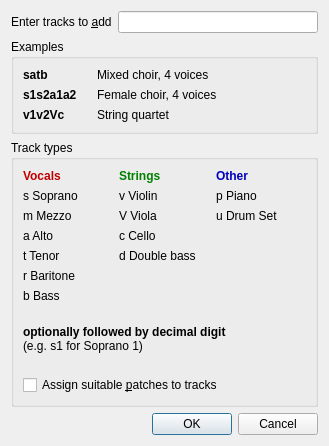
<?xml version="1.0" encoding="UTF-8"?>
<ui version="4.0">
 <class>TrackWizardDialog</class>
 <widget class="QDialog" name="TrackWizardDialog">
  <property name="geometry">
   <rect>
    <x>0</x>
    <y>0</y>
    <width>319</width>
    <height>426</height>
   </rect>
  </property>
  <property name="sizePolicy">
   <sizepolicy hsizetype="Preferred" vsizetype="Preferred">
    <horstretch>0</horstretch>
    <verstretch>0</verstretch>
   </sizepolicy>
  </property>
  <property name="minimumSize">
   <size>
    <width>0</width>
    <height>0</height>
   </size>
  </property>
  <property name="windowTitle">
   <string>Track Wizard</string>
  </property>
  <property name="locale">
   <locale language="English" country="UnitedStates"/>
  </property>
  <layout class="QVBoxLayout" name="verticalLayout">
   <property name="sizeConstraint">
    <enum>QLayout::SetFixedSize</enum>
   </property>
   <item>
    <layout class="QHBoxLayout" name="horizontalLayout">
     <item>
      <widget class="QLabel" name="labelEnterTracksToAdd">
       <property name="locale">
        <locale language="English" country="UnitedStates"/>
       </property>
       <property name="text">
        <string>Enter tracks to &amp;add</string>
       </property>
       <property name="buddy">
        <cstring>lineEditTracksToAdd</cstring>
       </property>
      </widget>
     </item>
     <item>
      <widget class="QLineEdit" name="lineEditTracksToAdd">
       <property name="minimumSize">
        <size>
         <width>200</width>
         <height>0</height>
        </size>
       </property>
      </widget>
     </item>
    </layout>
   </item>
   <item>
    <widget class="QGroupBox" name="groupBoxExamples">
     <property name="title">
      <string>Examples</string>
     </property>
     <layout class="QGridLayout" name="gridLayout_2">
      <property name="horizontalSpacing">
       <number>20</number>
      </property>
      <item row="0" column="0">
       <widget class="QLabel" name="labelSATB">
        <property name="text">
         <string>&lt;b&gt;satb&lt;/b&gt;</string>
        </property>
       </widget>
      </item>
      <item row="0" column="1">
       <widget class="QLabel" name="labelMixedChoir4Voices">
        <property name="text">
         <string>Mixed choir, 4 voices</string>
        </property>
       </widget>
      </item>
      <item row="1" column="0">
       <widget class="QLabel" name="labelS1S2A1A2">
        <property name="text">
         <string>&lt;b&gt;s1s2a1a2&lt;/b&gt;</string>
        </property>
       </widget>
      </item>
      <item row="1" column="1">
       <widget class="QLabel" name="labelFemaleChoir4Voices">
        <property name="text">
         <string>Female choir, 4 voices</string>
        </property>
       </widget>
      </item>
      <item row="2" column="0">
       <widget class="QLabel" name="labelVVCD">
        <property name="text">
         <string>&lt;b&gt;v1v2Vc&lt;/b&gt;</string>
        </property>
       </widget>
      </item>
      <item row="2" column="1">
       <widget class="QLabel" name="labelStringQuartet">
        <property name="text">
         <string>String quartet</string>
        </property>
       </widget>
      </item>
      <item row="0" column="2">
       <spacer name="horizontalSpacer">
        <property name="orientation">
         <enum>Qt::Horizontal</enum>
        </property>
        <property name="sizeHint" stdset="0">
         <size>
          <width>40</width>
          <height>2</height>
         </size>
        </property>
       </spacer>
      </item>
     </layout>
    </widget>
   </item>
   <item>
    <widget class="QGroupBox" name="groupBoxReference">
     <property name="sizePolicy">
      <sizepolicy hsizetype="MinimumExpanding" vsizetype="Preferred">
       <horstretch>0</horstretch>
       <verstretch>0</verstretch>
      </sizepolicy>
     </property>
     <property name="title">
      <string>Track types</string>
     </property>
     <layout class="QVBoxLayout" name="verticalLayout_2">
      <item>
       <layout class="QGridLayout" name="gridLayout_3">
        <item row="1" column="0">
         <widget class="QLabel" name="labelSoprano">
          <property name="text">
           <string>s Soprano</string>
          </property>
         </widget>
        </item>
        <item row="3" column="0">
         <widget class="QLabel" name="labelAlto">
          <property name="text">
           <string>a Alto</string>
          </property>
         </widget>
        </item>
        <item row="4" column="0">
         <widget class="QLabel" name="labelTenor">
          <property name="text">
           <string>t Tenor</string>
          </property>
         </widget>
        </item>
        <item row="0" column="1">
         <widget class="QLabel" name="labelStrings">
          <property name="text">
           <string>&lt;font color=&quot;#008000&quot;&gt;&lt;b&gt;Strings&lt;/b&gt;&lt;/font&gt;</string>
          </property>
         </widget>
        </item>
        <item row="5" column="0">
         <widget class="QLabel" name="labelBaritone">
          <property name="text">
           <string>r Baritone</string>
          </property>
         </widget>
        </item>
        <item row="2" column="0">
         <widget class="QLabel" name="labelMezzo">
          <property name="text">
           <string>m Mezzo</string>
          </property>
         </widget>
        </item>
        <item row="6" column="0">
         <widget class="QLabel" name="labelBass">
          <property name="text">
           <string>b Bass</string>
          </property>
         </widget>
        </item>
        <item row="0" column="2">
         <widget class="QLabel" name="labelOther">
          <property name="text">
           <string>&lt;font color=&quot;#0000c0&quot;&gt;&lt;b&gt;Other&lt;/b&gt;&lt;/font&gt;</string>
          </property>
         </widget>
        </item>
        <item row="1" column="2">
         <widget class="QLabel" name="labelPiano">
          <property name="text">
           <string>p Piano</string>
          </property>
         </widget>
        </item>
        <item row="2" column="2">
         <widget class="QLabel" name="labelDrumSet">
          <property name="text">
           <string>u Drum Set</string>
          </property>
         </widget>
        </item>
        <item row="1" column="1">
         <widget class="QLabel" name="labelViolin">
          <property name="text">
           <string>v Violin</string>
          </property>
         </widget>
        </item>
        <item row="2" column="1">
         <widget class="QLabel" name="labelViola">
          <property name="text">
           <string>V Viola</string>
          </property>
         </widget>
        </item>
        <item row="3" column="1">
         <widget class="QLabel" name="labelCello">
          <property name="text">
           <string>c Cello</string>
          </property>
         </widget>
        </item>
        <item row="4" column="1">
         <widget class="QLabel" name="labelDoubleBass">
          <property name="text">
           <string>d Double bass</string>
          </property>
         </widget>
        </item>
        <item row="0" column="0">
         <widget class="QLabel" name="labelVocals">
          <property name="text">
           <string>&lt;font color=&quot;#c00000&quot;&gt;&lt;b&gt;Vocals&lt;/b&gt;&lt;/font&gt;</string>
          </property>
         </widget>
        </item>
       </layout>
      </item>
      <item>
       <spacer name="verticalSpacer">
        <property name="orientation">
         <enum>Qt::Vertical</enum>
        </property>
        <property name="sizeType">
         <enum>QSizePolicy::Fixed</enum>
        </property>
        <property name="sizeHint" stdset="0">
         <size>
          <width>20</width>
          <height>16</height>
         </size>
        </property>
       </spacer>
      </item>
      <item>
       <widget class="QLabel" name="labelOptionallyDigit">
        <property name="text">
         <string>&lt;b&gt;optionally followed by decimal digit&lt;/b&gt;&lt;br&gt;
(e.g. s1 for Soprano 1)</string>
        </property>
       </widget>
      </item>
      <item>
       <spacer name="verticalSpacer_2">
        <property name="orientation">
         <enum>Qt::Vertical</enum>
        </property>
        <property name="sizeType">
         <enum>QSizePolicy::Fixed</enum>
        </property>
        <property name="sizeHint" stdset="0">
         <size>
          <width>20</width>
          <height>16</height>
         </size>
        </property>
       </spacer>
      </item>
      <item>
       <widget class="QCheckBox" name="checkBoxAssignPatches">
        <property name="text">
         <string>Assign suitable &amp;patches to tracks</string>
        </property>
       </widget>
      </item>
     </layout>
    </widget>
   </item>
   <item>
    <widget class="QDialogButtonBox" name="buttonBox">
     <property name="orientation">
      <enum>Qt::Horizontal</enum>
     </property>
     <property name="standardButtons">
      <set>QDialogButtonBox::Cancel|QDialogButtonBox::Ok</set>
     </property>
    </widget>
   </item>
  </layout>
 </widget>
 <tabstops>
  <tabstop>lineEditTracksToAdd</tabstop>
  <tabstop>buttonBox</tabstop>
 </tabstops>
 <resources/>
 <connections>
  <connection>
   <sender>buttonBox</sender>
   <signal>accepted()</signal>
   <receiver>TrackWizardDialog</receiver>
   <slot>accept()</slot>
   <hints>
    <hint type="sourcelabel">
     <x>227</x>
     <y>373</y>
    </hint>
    <hint type="destinationlabel">
     <x>157</x>
     <y>274</y>
    </hint>
   </hints>
  </connection>
  <connection>
   <sender>buttonBox</sender>
   <signal>rejected()</signal>
   <receiver>TrackWizardDialog</receiver>
   <slot>reject()</slot>
   <hints>
    <hint type="sourcelabel">
     <x>295</x>
     <y>379</y>
    </hint>
    <hint type="destinationlabel">
     <x>286</x>
     <y>274</y>
    </hint>
   </hints>
  </connection>
 </connections>
</ui>
